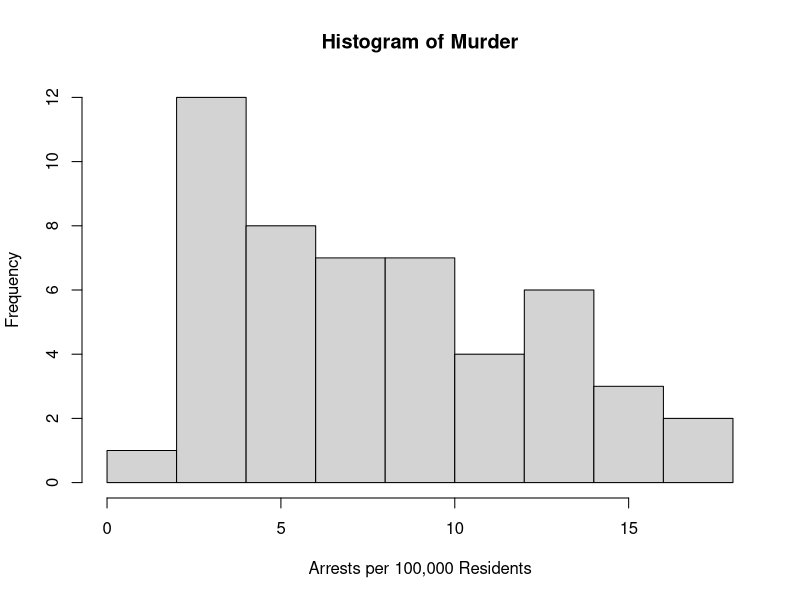
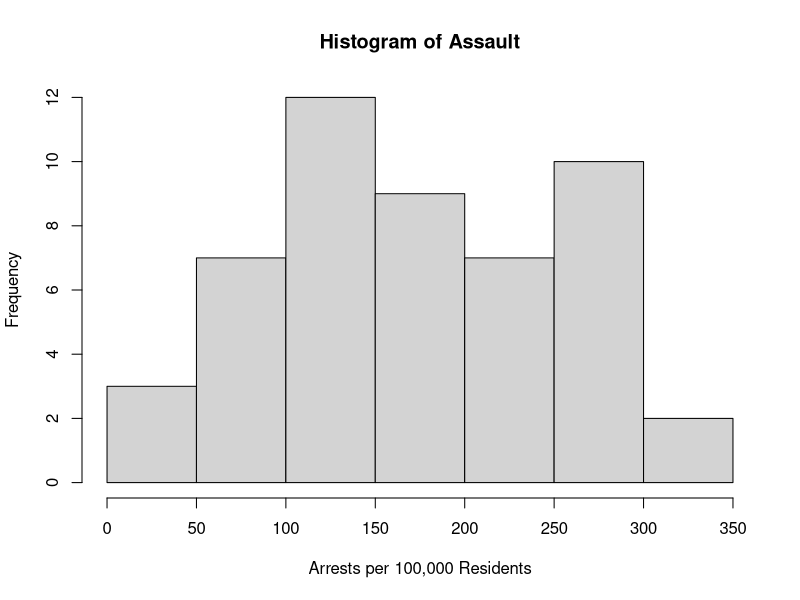
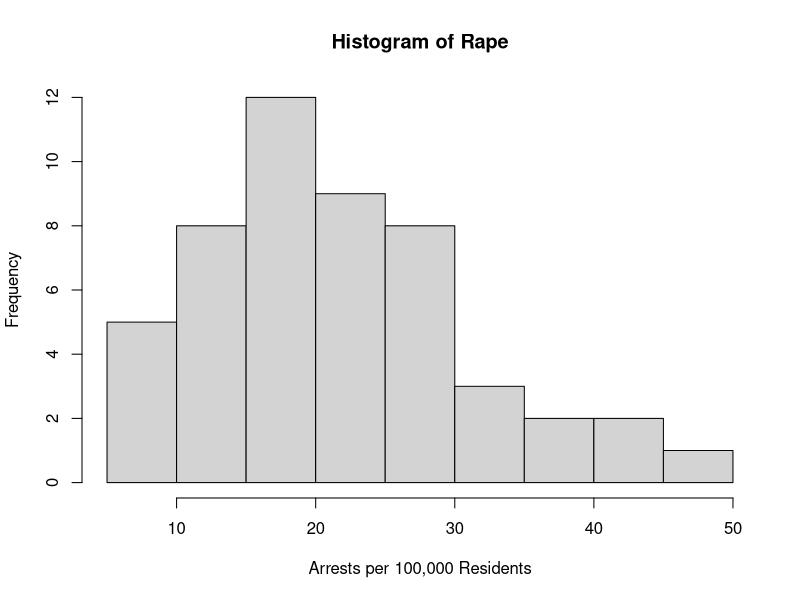
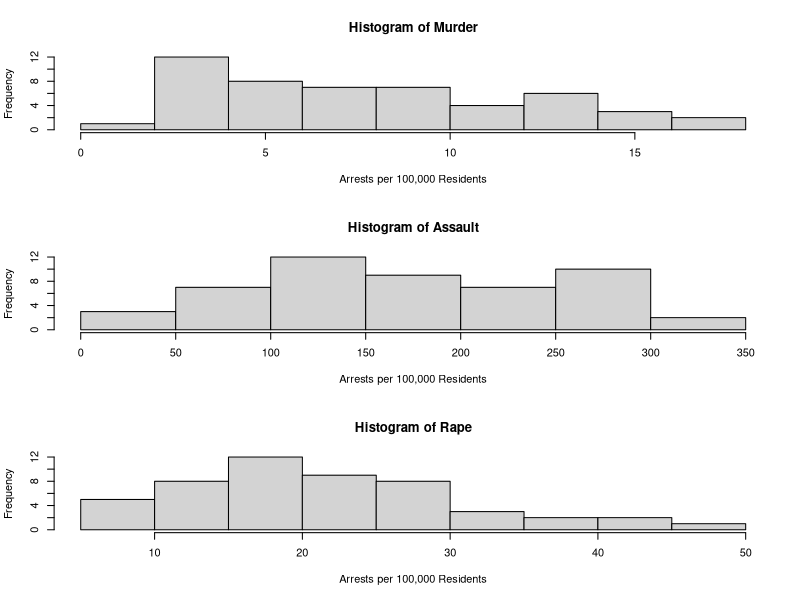

R code for these plots, in order:
## ---- chunk 1
knitr::opts_chunk$set(echo = TRUE)
## ---- chunk 2
options(repos = list(CRAN="http://cran.rstudio.com/"))
#install.packages ("dataset_load")
## ---- chunk 3
dat <- USArrests
## ---- chunk 4
dat$state <- tolower(rownames(USArrests))
## ---- chunk 5
names(dat)
## ---- chunk 6
class(dat$Murder)
## ---- chunk 7
hist(dat$Murder, main="Histogram of Murder", xlab="Arrests per 100,000 Residents", ylab="Frequency")
## ---- chunk 8
summary(dat$Murder)
## ---- chunk 9
hist(dat$Assault, main="Histogram of Assault", xlab="Arrests per 100,000 Residents", ylab="Frequency")
## ---- chunk 10
summary(dat$Assault)
## ---- chunk 11
hist(dat$Rape, main="Histogram of Rape", xlab="Arrests per 100,000 Residents", ylab="Frequency")
## ---- chunk 12
summary(dat$Rape)
## ---- chunk 13
par(mfrow=c(3,1))
hist(dat$Murder, main="Histogram of Murder", xlab="Arrests per 100,000 Residents", ylab="Frequency")
hist(dat$Assault, main="Histogram of Assault", xlab="Arrests per 100,000 Residents", ylab="Frequency")
hist(dat$Rape, main="Histogram of Rape", xlab="Arrests per 100,000 Residents", ylab="Frequency")
## ---- chunk 14
?par
